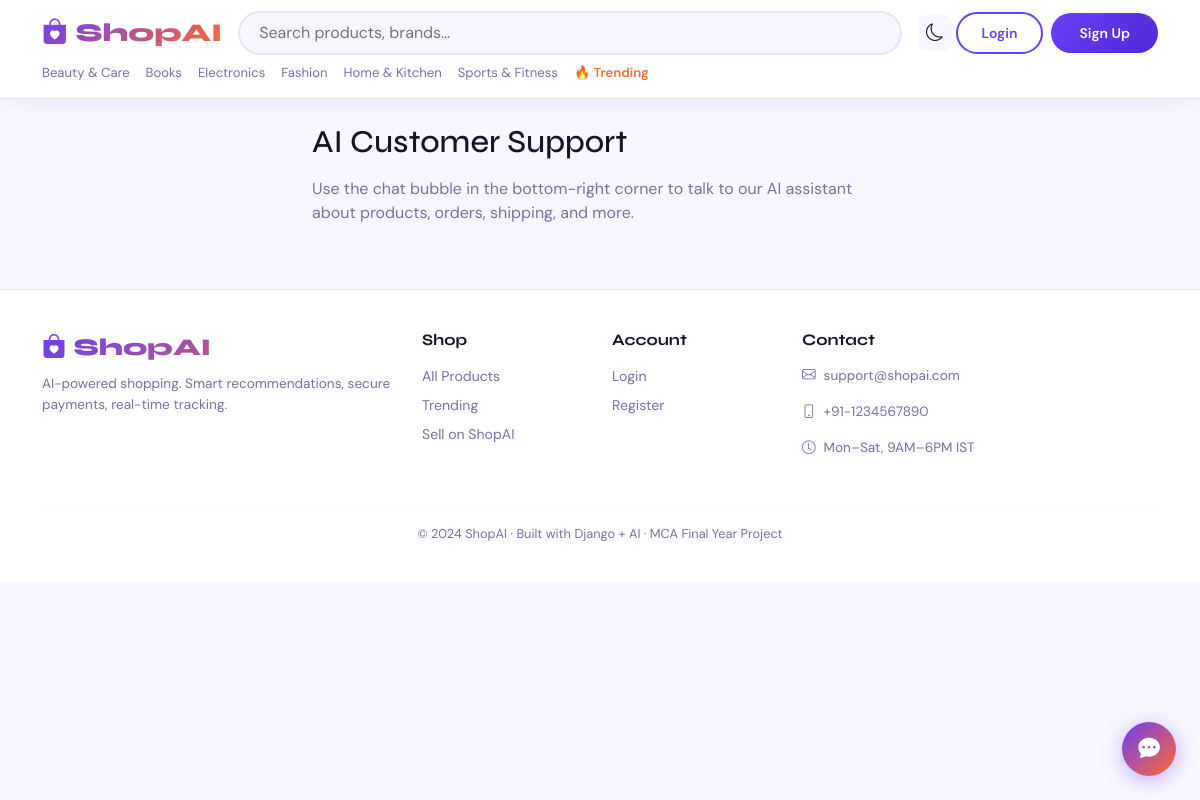
Page /chatbot/ on the committed database.
### store/models.py (models this page shows, shortened)
class Category(models.Model):
    name = models.CharField(max_length=200)
    slug = models.SlugField(unique=True, blank=True)
    parent = models.ForeignKey('self', null=True, blank=True, on_delete=models.SET_NULL, related_name='children')
    image = models.ImageField(upload_to='categories/', null=True, blank=True)
    description = models.TextField(blank=True)
    is_active = models.BooleanField(default=True)
    class Meta:
        verbose_name_plural = 'Categories'
        ordering = ['name']

### chatbot/views.py (the view)
# urls.py: path('', views.chatbot_page, name='page'),
def chatbot_page(request):
    return render(request, 'chatbot/widget.html')

### cart/context_processors.py (called while the page is built)
def cart_count(request):
    if request.user.is_authenticated:
        from .models import Cart
        c = Cart.objects.filter(user=request.user).first()
        return {'cart_count': c.item_count if c else 0}
    return {'cart_count': 0}

### store/context_processors.py (called while the page is built)
def all_categories(request):
    return {'all_categories': Category.objects.filter(is_active=True, parent=None)[:10]}

### wishlist/context_processors.py (called while the page is built)
def wishlist_count(request):
    if request.user.is_authenticated:
        from .models import Wishlist
        wl = Wishlist.objects.filter(user=request.user).first()
        return {'wishlist_count': wl.products.count() if wl else 0}
    return {'wishlist_count': 0}

### templates/chatbot/widget.html (shortened to what this page needs)
{% extends 'base.html' %}
{% block content %}
<div class="container mt-4" style="max-width:600px">
<h2 class="mb-3">AI Customer Support</h2>
<p style="color:var(--muted)">Use the chat bubble in the bottom-right corner to talk to our AI assistant about products, orders, shipping, and more.</p>
</div>
{% endblock %}

### templates/base.html (shortened to what this page needs)
<!DOCTYPE html>
<html lang="en" data-theme="{{ request.user.dark_mode|yesno:'dark,light' }}">
<head>
<link href="https://cdn.jsdelivr.net/npm/bootstrap@5.3.2/dist/css/bootstrap.min.css" rel="stylesheet">
<link href="https://cdn.jsdelivr.net/npm/bootstrap-icons@1.11.3/font/bootstrap-icons.min.css" rel="stylesheet">
</head>
<body>
<nav class="nav-bar">
<div class="container">
  <div class="d-flex align-items-center gap-3">
    <a href="{% url 'store:index' %}" class="brand"><i class="bi bi-bag-heart-fill"></i> ShopAI</a>
    <div class="search-wrap d-none d-md-block">
      <input type="text" id="srch" placeholder="Search products, brands…">
    </div>
    <div class="d-flex align-items-center gap-1 ms-auto">
      <button onclick="toggleDark()" style="border:none;background:var(--bg);padding:.3rem .5rem;border-radius:8px;color:var(--tx);font-size:1.1rem;cursor:pointer" title="Dark mode">
        <i class="bi bi-{% if request.user.dark_mode %}sun{% else %}moon{% endif %}" id="dicon"></i>
      </button>
      {% if user.is_authenticated %}
      <a href="{% url 'wishlist:view' %}" class="nav-btn"><i class="bi bi-heart"></i>{% if wishlist_count > 0 %}<span class="badge-c">{{ wishlist_count }}</span>{% endif %}</a>
      <a href="{% url 'cart:view' %}" class="nav-btn"><i class="bi bi-bag"></i>{% if cart_count > 0 %}<span class="badge-c cart-count-badge">{{ cart_count }}</span>{% endif %}</a>
      <div class="dropdown">
        <a class="nav-btn" data-bs-toggle="dropdown" href="#"><i class="bi bi-person-circle"></i></a>
        <ul class="dropdown-menu dropdown-menu-end" style="border-radius:12px;border:1px solid var(--bdr);background:var(--sur);min-width:180px">
          <li><a class="dropdown-item" href="{% url 'users:profile' %}"><i class="bi bi-person me-2"></i>Profile</a></li>
          <li><a class="dropdown-item" href="{% url 'orders:order_list' %}"><i class="bi bi-box me-2"></i>My Orders</a></li>
          {% if user.is_vendor %}<li><a class="dropdown-item" href="{% url 'vendor:dashboard' %}"><i class="bi bi-shop me-2"></i>Vendor Panel</a></li>{% endif %}
          {% if user.is_staff %}<li><a class="dropdown-item" href="{% url 'analytics:dashboard' %}"><i class="bi bi-bar-chart me-2"></i>Analytics</a></li>{% endif %}
          <li><hr class="dropdown-divider"></li>
          <li><a class="dropdown-item text-danger" href="{% url 'users:logout' %}"><i class="bi bi-box-arrow-right me-2"></i>Logout</a></li>
        </ul>
      </div>
      {% else %}
      <a href="{% url 'users:login' %}" class="btn-out btn btn-sm">Login</a>
      <a href="{% url 'users:register' %}" class="btn-pri btn btn-sm ms-1">Sign Up</a>
      {% endif %}
    </div>
  </div>
  <div class="d-flex gap-3 mt-2 overflow-auto pb-1" style="scrollbar-width:none">
    {% for cat in all_categories %}
    <a href="{% url 'store:category' cat.slug %}" style="white-space:nowrap;font-size:.82rem;color:var(--muted);text-decoration:none;transition:var(--tr)" onmouseover="this.style.color='var(--p)'" onmouseout="this.style.color='var(--muted)'">{{ cat.name }}</a>
    {% endfor %}
    <a href="{% url 'store:trending' %}" style="white-space:nowrap;font-size:.82rem;color:var(--ac);text-decoration:none;font-weight:600">🔥 Trending</a>
  </div>
</div>
</nav>
<main>{% block content %}{% endblock %}</main>
<footer>
<div class="container">
<div class="row g-4">
  <div class="col-md-4">
    <div class="brand fs-4"><i class="bi bi-bag-heart-fill"></i> ShopAI</div>
    <p class="mt-2" style="font-size:.85rem;color:var(--muted)">AI-powered shopping. Smart recommendations, secure payments, real-time tracking.</p>
  </div>
  <div class="col-md-2"><h6 class="fw-bold mb-3">Shop</h6>
    <div class="d-flex flex-column gap-2">
      <a href="{% url 'store:product_list' %}">All Products</a>
      <a href="{% url 'store:trending' %}">Trending</a>
      <a href="{% url 'vendor:register' %}">Sell on ShopAI</a>
    </div>
  </div>
  <div class="col-md-2"><h6 class="fw-bold mb-3">Account</h6>
    <div class="d-flex flex-column gap-2">
      {% if user.is_authenticated %}
      <a href="{% url 'users:profile' %}">Profile</a>
      <a href="{% url 'orders:order_list' %}">Orders</a>
      <a href="{% url 'wishlist:view' %}">Wishlist</a>
      {% else %}
      <a href="{% url 'users:login' %}">Login</a>
      <a href="{% url 'users:register' %}">Register</a>
      {% endif %}
    </div>
  </div>
  <div class="col-md-4"><h6 class="fw-bold mb-3">Contact</h6>
    <p style="font-size:.85rem;color:var(--muted)"><i class="bi bi-envelope me-2"></i>support@shopai.com</p>
    <p style="font-size:.85rem;color:var(--muted)"><i class="bi bi-phone me-2"></i>+91-1234567890</p>
    <p style="font-size:.85rem;color:var(--muted)"><i class="bi bi-clock me-2"></i>Mon–Sat, 9AM–6PM IST</p>
  </div>
</div>
<hr style="border-color:var(--bdr);margin-top:2rem">
<p class="text-center" style="font-size:.8rem;color:var(--muted)">© 2024 ShopAI · Built with Django + AI · MCA Final Year Project</p>
</div>
</footer>
<button id="cb-btn" onclick="cbToggle()"><i class="bi bi-chat-dots-fill" id="cb-icon"></i></button>
</body>
</html>

### templates/base.html (style rules this page uses)
:root { --p:#6c3ef4;--pd:#5129d9;--ac:#ff6b35;--ok:#2ecc71;--bg:#f8f7ff;--sur:#ffffff;--bdr:#e8e4f0;--tx:#1a1228;--muted:#7b6fa0;--shd:0 4px 24px rgba(108,62,244,.08);--r:16px;--tr:all .25s cubic-bezier(.4,0,.2,1) }
* { box-sizing:border-box;margin:0;padding:0 }
body { font-family:'DM Sans',sans-serif;background:var(--bg);color:var(--tx);transition:background .3s,color .3s }
h1,h2,h3,h4,h5,h6 { font-family:'Syne',sans-serif }
.nav-bar { background:var(--sur);border-bottom:1px solid var(--bdr);box-shadow:var(--shd);padding:.7rem 0;position:sticky;top:0;z-index:1000 }
.brand { font-family:'Syne',sans-serif;font-weight:800;font-size:1.6rem;background:linear-gradient(135deg,var(--p),var(--ac));-webkit-background-clip:text;-webkit-text-fill-color:transparent;text-decoration:none }
.search-wrap { position:relative;flex:1 }
.search-wrap input { width:100%;border:2px solid var(--bdr);border-radius:50px;background:var(--bg);color:var(--tx);padding:.5rem 1.2rem;font-family:'DM Sans',sans-serif;transition:var(--tr) }
.btn-pri { background:linear-gradient(135deg,var(--p),var(--pd));color:#fff;border:none;border-radius:50px;padding:.6rem 1.75rem;font-weight:600;transition:var(--tr) }
.btn-out { border:2px solid var(--p);color:var(--p);border-radius:50px;padding:.55rem 1.5rem;font-weight:600;background:transparent;transition:var(--tr);text-decoration:none;display:inline-block }
#cb-btn { position:fixed;bottom:24px;right:24px;width:54px;height:54px;background:linear-gradient(135deg,var(--p),var(--ac));border:none;border-radius:50%;color:#fff;font-size:1.35rem;cursor:pointer;box-shadow:0 4px 20px rgba(108,62,244,.4);z-index:9998;display:flex;align-items:center;justify-content:center;transition:var(--tr) }
footer { background:var(--sur);border-top:1px solid var(--bdr);padding:2.5rem 0 1.5rem;margin-top:4rem }
footer a { color:var(--muted);text-decoration:none;font-size:.88rem;transition:var(--tr) }

### rows in the picture
Category: name "Beauty & Care"
Category: name "Books"
Category: name "Electronics"
Category: name "Fashion"
Category: name "Home & Kitchen"
Category: name "Sports & Fitness"
